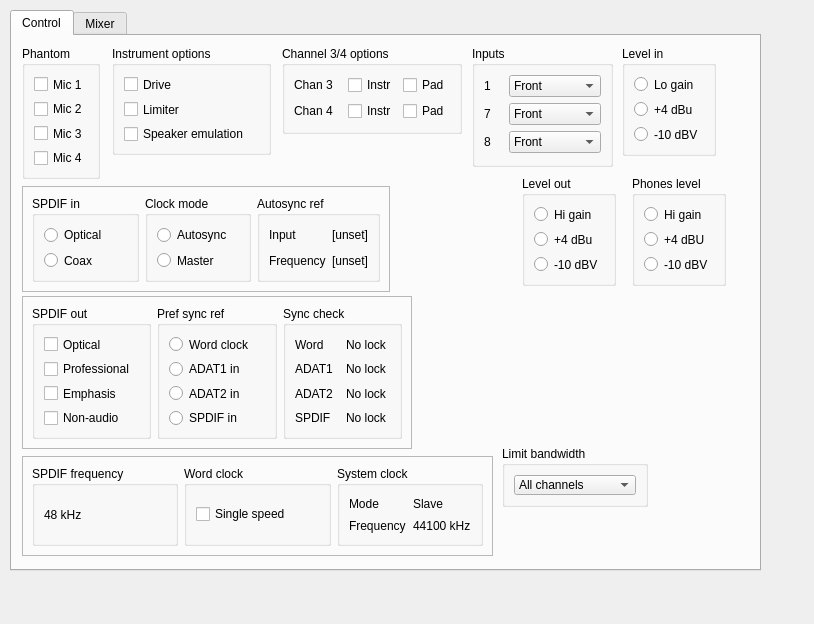
<ui version="4.0" >
 <class>RmeMixerUI</class>
 <widget class="QWidget" name="RmeMixerUI" >
  <property name="geometry" >
   <rect>
    <x>0</x>
    <y>0</y>
    <width>814</width>
    <height>624</height>
   </rect>
  </property>
  <property name="windowTitle" >
   <string>RmeMixer</string>
  </property>
  <widget class="QTabWidget" name="tabWidget" >
   <property name="geometry" >
    <rect>
     <x>10</x>
     <y>10</y>
     <width>751</width>
     <height>561</height>
    </rect>
   </property>
   <property name="currentIndex" >
    <number>0</number>
   </property>
   <widget class="QWidget" name="control" >
    <attribute name="title" >
     <string>Control</string>
    </attribute>
    <widget class="QGroupBox" name="groupBox" >
     <property name="geometry" >
      <rect>
       <x>10</x>
       <y>10</y>
       <width>78</width>
       <height>133</height>
      </rect>
     </property>
     <property name="title" >
      <string>Phantom</string>
     </property>
     <layout class="QVBoxLayout" name="verticalLayout" >
      <item>
       <widget class="QCheckBox" name="phantom_0" >
        <property name="text" >
         <string>Mic 1</string>
        </property>
       </widget>
      </item>
      <item>
       <widget class="QCheckBox" name="phantom_1" >
        <property name="text" >
         <string>Mic 2</string>
        </property>
       </widget>
      </item>
      <item>
       <widget class="QCheckBox" name="phantom_2" >
        <property name="text" >
         <string>Mic 3</string>
        </property>
       </widget>
      </item>
      <item>
       <widget class="QCheckBox" name="phantom_3" >
        <property name="text" >
         <string>Mic 4</string>
        </property>
       </widget>
      </item>
     </layout>
    </widget>
    <widget class="QFrame" name="frame" >
     <property name="geometry" >
      <rect>
       <x>10</x>
       <y>150</y>
       <width>368</width>
       <height>106</height>
      </rect>
     </property>
     <property name="frameShape" >
      <enum>QFrame::StyledPanel</enum>
     </property>
     <property name="frameShadow" >
      <enum>QFrame::Raised</enum>
     </property>
     <layout class="QHBoxLayout" name="horizontalLayout" >
      <item>
       <widget class="QGroupBox" name="groupBox_2" >
        <property name="title" >
         <string>SPDIF in</string>
        </property>
        <layout class="QVBoxLayout" name="verticalLayout_2" >
         <item>
          <widget class="QRadioButton" name="radioButton" >
           <property name="text" >
            <string>Optical</string>
           </property>
          </widget>
         </item>
         <item>
          <widget class="QRadioButton" name="radioButton_2" >
           <property name="text" >
            <string>Coax</string>
           </property>
          </widget>
         </item>
        </layout>
       </widget>
      </item>
      <item>
       <widget class="QGroupBox" name="groupBox_3" >
        <property name="title" >
         <string>Clock mode</string>
        </property>
        <layout class="QVBoxLayout" name="verticalLayout_3" >
         <item>
          <widget class="QRadioButton" name="radioButton_3" >
           <property name="text" >
            <string>Autosync</string>
           </property>
          </widget>
         </item>
         <item>
          <widget class="QRadioButton" name="radioButton_4" >
           <property name="text" >
            <string>Master</string>
           </property>
          </widget>
         </item>
        </layout>
       </widget>
      </item>
      <item>
       <widget class="QGroupBox" name="groupBox_4" >
        <property name="title" >
         <string>Autosync ref</string>
        </property>
        <layout class="QGridLayout" name="gridLayout" >
         <item row="0" column="0" >
          <widget class="QLabel" name="label" >
           <property name="text" >
            <string>Input</string>
           </property>
          </widget>
         </item>
         <item row="0" column="1" >
          <widget class="QLabel" name="label_2" >
           <property name="text" >
            <string>[unset]</string>
           </property>
          </widget>
         </item>
         <item row="1" column="0" >
          <widget class="QLabel" name="label_3" >
           <property name="text" >
            <string>Frequency</string>
           </property>
          </widget>
         </item>
         <item row="1" column="1" >
          <widget class="QLabel" name="label_4" >
           <property name="text" >
            <string>[unset]</string>
           </property>
          </widget>
         </item>
        </layout>
       </widget>
      </item>
     </layout>
    </widget>
    <widget class="QFrame" name="frame_2" >
     <property name="geometry" >
      <rect>
       <x>10</x>
       <y>260</y>
       <width>390</width>
       <height>153</height>
      </rect>
     </property>
     <property name="frameShape" >
      <enum>QFrame::StyledPanel</enum>
     </property>
     <property name="frameShadow" >
      <enum>QFrame::Raised</enum>
     </property>
     <layout class="QHBoxLayout" name="horizontalLayout_2" >
      <item>
       <widget class="QGroupBox" name="groupBox_5" >
        <property name="title" >
         <string>SPDIF out</string>
        </property>
        <layout class="QVBoxLayout" name="verticalLayout_5" >
         <item>
          <widget class="QCheckBox" name="checkBox" >
           <property name="text" >
            <string>Optical</string>
           </property>
          </widget>
         </item>
         <item>
          <widget class="QCheckBox" name="checkBox_2" >
           <property name="text" >
            <string>Professional</string>
           </property>
          </widget>
         </item>
         <item>
          <widget class="QCheckBox" name="checkBox_3" >
           <property name="text" >
            <string>Emphasis</string>
           </property>
          </widget>
         </item>
         <item>
          <widget class="QCheckBox" name="checkBox_4" >
           <property name="text" >
            <string>Non-audio</string>
           </property>
          </widget>
         </item>
        </layout>
       </widget>
      </item>
      <item>
       <widget class="QGroupBox" name="groupBox_6" >
        <property name="title" >
         <string>Pref sync ref</string>
        </property>
        <layout class="QVBoxLayout" name="verticalLayout_4" >
         <item>
          <widget class="QRadioButton" name="radioButton_5" >
           <property name="text" >
            <string>Word clock</string>
           </property>
          </widget>
         </item>
         <item>
          <widget class="QRadioButton" name="radioButton_6" >
           <property name="text" >
            <string>ADAT1 in</string>
           </property>
          </widget>
         </item>
         <item>
          <widget class="QRadioButton" name="radioButton_7" >
           <property name="text" >
            <string>ADAT2 in</string>
           </property>
          </widget>
         </item>
         <item>
          <widget class="QRadioButton" name="radioButton_8" >
           <property name="text" >
            <string>SPDIF in</string>
           </property>
          </widget>
         </item>
        </layout>
       </widget>
      </item>
      <item>
       <widget class="QGroupBox" name="groupBox_7" >
        <property name="title" >
         <string>Sync check</string>
        </property>
        <layout class="QGridLayout" name="gridLayout_2" >
         <item row="0" column="0" >
          <widget class="QLabel" name="label_5" >
           <property name="text" >
            <string>Word</string>
           </property>
          </widget>
         </item>
         <item row="0" column="1" >
          <widget class="QLabel" name="label_6" >
           <property name="text" >
            <string>No lock</string>
           </property>
          </widget>
         </item>
         <item row="1" column="0" >
          <widget class="QLabel" name="label_7" >
           <property name="text" >
            <string>ADAT1</string>
           </property>
          </widget>
         </item>
         <item row="1" column="1" >
          <widget class="QLabel" name="label_8" >
           <property name="text" >
            <string>No lock</string>
           </property>
          </widget>
         </item>
         <item row="2" column="0" >
          <widget class="QLabel" name="label_9" >
           <property name="text" >
            <string>ADAT2</string>
           </property>
          </widget>
         </item>
         <item row="2" column="1" >
          <widget class="QLabel" name="label_10" >
           <property name="text" >
            <string>No lock</string>
           </property>
          </widget>
         </item>
         <item row="3" column="0" >
          <widget class="QLabel" name="label_11" >
           <property name="text" >
            <string>SPDIF</string>
           </property>
          </widget>
         </item>
         <item row="3" column="1" >
          <widget class="QLabel" name="label_12" >
           <property name="text" >
            <string>No lock</string>
           </property>
          </widget>
         </item>
        </layout>
       </widget>
      </item>
     </layout>
    </widget>
    <widget class="QFrame" name="frame_3" >
     <property name="geometry" >
      <rect>
       <x>10</x>
       <y>420</y>
       <width>471</width>
       <height>100</height>
      </rect>
     </property>
     <property name="frameShape" >
      <enum>QFrame::StyledPanel</enum>
     </property>
     <property name="frameShadow" >
      <enum>QFrame::Raised</enum>
     </property>
     <layout class="QHBoxLayout" name="horizontalLayout_3" >
      <item>
       <widget class="QGroupBox" name="groupBox_8" >
        <property name="title" >
         <string>SPDIF frequency</string>
        </property>
        <layout class="QVBoxLayout" name="verticalLayout_7" >
         <item>
          <widget class="QLabel" name="label_13" >
           <property name="text" >
            <string>48 kHz</string>
           </property>
          </widget>
         </item>
        </layout>
       </widget>
      </item>
      <item>
       <widget class="QGroupBox" name="groupBox_9" >
        <property name="title" >
         <string>Word clock</string>
        </property>
        <layout class="QVBoxLayout" name="verticalLayout_6" >
         <item>
          <widget class="QCheckBox" name="checkBox_5" >
           <property name="text" >
            <string>Single speed</string>
           </property>
          </widget>
         </item>
        </layout>
       </widget>
      </item>
      <item>
       <widget class="QGroupBox" name="groupBox_10" >
        <property name="title" >
         <string>System clock</string>
        </property>
        <layout class="QGridLayout" name="gridLayout_3" >
         <item row="0" column="0" >
          <widget class="QLabel" name="label_14" >
           <property name="text" >
            <string>Mode</string>
           </property>
          </widget>
         </item>
         <item row="0" column="1" >
          <widget class="QLabel" name="label_15" >
           <property name="text" >
            <string>Slave</string>
           </property>
          </widget>
         </item>
         <item row="1" column="0" >
          <widget class="QLabel" name="label_16" >
           <property name="text" >
            <string>Frequency</string>
           </property>
          </widget>
         </item>
         <item row="1" column="1" >
          <widget class="QLabel" name="label_17" >
           <property name="text" >
            <string>44100 kHz</string>
           </property>
          </widget>
         </item>
        </layout>
       </widget>
      </item>
     </layout>
    </widget>
    <widget class="QGroupBox" name="groupBox_11" >
     <property name="geometry" >
      <rect>
       <x>610</x>
       <y>10</y>
       <width>94</width>
       <height>110</height>
      </rect>
     </property>
     <property name="title" >
      <string>Level in</string>
     </property>
     <layout class="QVBoxLayout" name="verticalLayout_8" >
      <item>
       <widget class="QRadioButton" name="radioButton_9" >
        <property name="text" >
         <string>Lo gain</string>
        </property>
       </widget>
      </item>
      <item>
       <widget class="QRadioButton" name="radioButton_10" >
        <property name="text" >
         <string>+4 dBu</string>
        </property>
       </widget>
      </item>
      <item>
       <widget class="QRadioButton" name="radioButton_11" >
        <property name="text" >
         <string>-10 dBV</string>
        </property>
       </widget>
      </item>
     </layout>
    </widget>
    <widget class="QGroupBox" name="groupBox_12" >
     <property name="geometry" >
      <rect>
       <x>510</x>
       <y>140</y>
       <width>94</width>
       <height>110</height>
      </rect>
     </property>
     <property name="title" >
      <string>Level out</string>
     </property>
     <layout class="QVBoxLayout" name="verticalLayout_9" >
      <item>
       <widget class="QRadioButton" name="radioButton_12" >
        <property name="text" >
         <string>Hi gain</string>
        </property>
       </widget>
      </item>
      <item>
       <widget class="QRadioButton" name="radioButton_13" >
        <property name="text" >
         <string>+4 dBu</string>
        </property>
       </widget>
      </item>
      <item>
       <widget class="QRadioButton" name="radioButton_14" >
        <property name="text" >
         <string>-10 dBV</string>
        </property>
       </widget>
      </item>
     </layout>
    </widget>
    <widget class="QGroupBox" name="groupBox_13" >
     <property name="geometry" >
      <rect>
       <x>620</x>
       <y>140</y>
       <width>94</width>
       <height>110</height>
      </rect>
     </property>
     <property name="title" >
      <string>Phones level</string>
     </property>
     <layout class="QVBoxLayout" name="verticalLayout_10" >
      <item>
       <widget class="QRadioButton" name="radioButton_15" >
        <property name="text" >
         <string>Hi gain</string>
        </property>
       </widget>
      </item>
      <item>
       <widget class="QRadioButton" name="radioButton_16" >
        <property name="text" >
         <string>+4 dBU</string>
        </property>
       </widget>
      </item>
      <item>
       <widget class="QRadioButton" name="radioButton_17" >
        <property name="text" >
         <string>-10 dBV</string>
        </property>
       </widget>
      </item>
     </layout>
    </widget>
    <widget class="QGroupBox" name="groupBox_14" >
     <property name="geometry" >
      <rect>
       <x>100</x>
       <y>10</y>
       <width>159</width>
       <height>109</height>
      </rect>
     </property>
     <property name="title" >
      <string>Instrument options</string>
     </property>
     <layout class="QVBoxLayout" name="verticalLayout_11" >
      <item>
       <widget class="QCheckBox" name="checkBox_6" >
        <property name="text" >
         <string>Drive</string>
        </property>
       </widget>
      </item>
      <item>
       <widget class="QCheckBox" name="checkBox_7" >
        <property name="text" >
         <string>Limiter</string>
        </property>
       </widget>
      </item>
      <item>
       <widget class="QCheckBox" name="checkBox_8" >
        <property name="text" >
         <string>Speaker emulation</string>
        </property>
       </widget>
      </item>
     </layout>
    </widget>
    <widget class="QGroupBox" name="groupBox_15" >
     <property name="geometry" >
      <rect>
       <x>270</x>
       <y>10</y>
       <width>180</width>
       <height>88</height>
      </rect>
     </property>
     <property name="title" >
      <string>Channel 3/4 options</string>
     </property>
     <layout class="QGridLayout" name="gridLayout_4" >
      <item row="0" column="0" colspan="2" >
       <widget class="QLabel" name="label_18" >
        <property name="text" >
         <string>Chan 3</string>
        </property>
       </widget>
      </item>
      <item row="0" column="2" >
       <widget class="QCheckBox" name="checkBox_9" >
        <property name="text" >
         <string>Instr</string>
        </property>
       </widget>
      </item>
      <item row="0" column="3" >
       <widget class="QCheckBox" name="checkBox_11" >
        <property name="text" >
         <string>Pad</string>
        </property>
       </widget>
      </item>
      <item row="2" column="0" >
       <widget class="QLabel" name="label_19" >
        <property name="text" >
         <string>Chan 4</string>
        </property>
       </widget>
      </item>
      <item row="2" column="3" >
       <widget class="QCheckBox" name="checkBox_12" >
        <property name="text" >
         <string>Pad</string>
        </property>
       </widget>
      </item>
      <item row="2" column="2" >
       <widget class="QCheckBox" name="checkBox_10" >
        <property name="text" >
         <string>Instr</string>
        </property>
       </widget>
      </item>
     </layout>
    </widget>
    <widget class="QGroupBox" name="groupBox_16" >
     <property name="geometry" >
      <rect>
       <x>490</x>
       <y>410</y>
       <width>146</width>
       <height>61</height>
      </rect>
     </property>
     <property name="title" >
      <string>Limit bandwidth</string>
     </property>
     <layout class="QVBoxLayout" name="verticalLayout_12" >
      <item>
       <widget class="QComboBox" name="comboBox" >
        <item>
         <property name="text" >
          <string>All channels</string>
         </property>
        </item>
        <item>
         <property name="text" >
          <string>Analog + SPDIF</string>
         </property>
        </item>
        <item>
         <property name="text" >
          <string>Analog 1-8</string>
         </property>
        </item>
       </widget>
      </item>
     </layout>
    </widget>
    <widget class="QGroupBox" name="groupBox_17" >
     <property name="geometry" >
      <rect>
       <x>460</x>
       <y>10</y>
       <width>141</width>
       <height>121</height>
      </rect>
     </property>
     <property name="title" >
      <string>Inputs</string>
     </property>
     <layout class="QGridLayout" name="gridLayout_5" >
      <item row="0" column="0" >
       <widget class="QLabel" name="label_20" >
        <property name="text" >
         <string>1</string>
        </property>
       </widget>
      </item>
      <item row="2" column="0" >
       <widget class="QLabel" name="label_21" >
        <property name="text" >
         <string>7</string>
        </property>
       </widget>
      </item>
      <item row="2" column="1" colspan="3" >
       <widget class="QComboBox" name="comboBox_3" >
        <item>
         <property name="text" >
          <string>Front</string>
         </property>
        </item>
        <item>
         <property name="text" >
          <string>Rear</string>
         </property>
        </item>
        <item>
         <property name="text" >
          <string>Front+Rear</string>
         </property>
        </item>
       </widget>
      </item>
      <item row="3" column="0" >
       <widget class="QLabel" name="label_22" >
        <property name="text" >
         <string>8</string>
        </property>
       </widget>
      </item>
      <item row="3" column="1" colspan="3" >
       <widget class="QComboBox" name="comboBox_4" >
        <item>
         <property name="text" >
          <string>Front</string>
         </property>
        </item>
        <item>
         <property name="text" >
          <string>Rear</string>
         </property>
        </item>
        <item>
         <property name="text" >
          <string>Front+Rear</string>
         </property>
        </item>
       </widget>
      </item>
      <item row="0" column="1" colspan="3" >
       <widget class="QComboBox" name="comboBox_2" >
        <item>
         <property name="text" >
          <string>Front</string>
         </property>
        </item>
        <item>
         <property name="text" >
          <string>Rear</string>
         </property>
        </item>
        <item>
         <property name="text" >
          <string>Front+Rear</string>
         </property>
        </item>
       </widget>
      </item>
     </layout>
    </widget>
   </widget>
   <widget class="QWidget" name="mixer" >
    <attribute name="title" >
     <string>Mixer</string>
    </attribute>
   </widget>
  </widget>
 </widget>
 <resources/>
 <connections/>
</ui>
